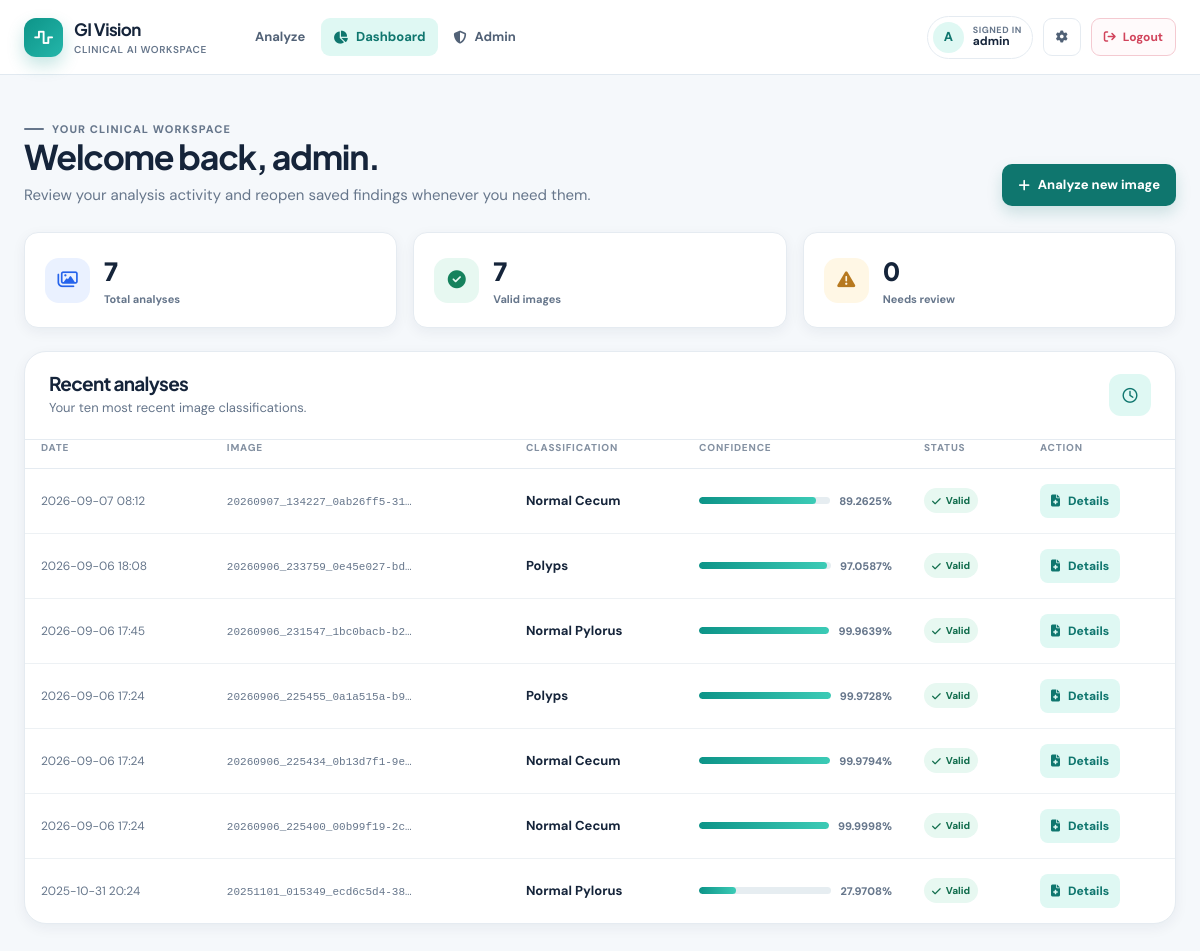
The app's page /dashboard (signed in) with its own data.
### tables this page shows
CREATE TABLE predictions (
            id INTEGER PRIMARY KEY AUTOINCREMENT,
            user_id INTEGER,
            filename TEXT,
            prediction TEXT,
            confidence REAL,
            is_valid_image INTEGER DEFAULT 1,
            created_at TIMESTAMP DEFAULT CURRENT_TIMESTAMP,
            FOREIGN KEY (user_id) REFERENCES users (id)
        );

### app.py (the view)
@app.route('/dashboard')
@login_required
def dashboard():
    try:
        conn = sqlite3.connect('users.db')
        conn.row_factory = sqlite3.Row
        cursor = conn.cursor()
        predictions = cursor.execute(
            'SELECT * FROM predictions WHERE user_id = ? ORDER BY created_at DESC LIMIT 10',
            (session['user_id'],)
        ).fetchall()
        predictions = [dict(prediction) for prediction in predictions]
        for prediction in predictions:
            prediction['confidence'] = normalize_confidence(prediction['confidence'])
        total_predictions = cursor.execute(
            'SELECT COUNT(*) FROM predictions WHERE user_id = ?',
            (session['user_id'],)
        ).fetchone()[0]
        valid_predictions = cursor.execute(
            'SELECT COUNT(*) FROM predictions WHERE user_id = ? AND is_valid_image = 1',
            (session['user_id'],)
        ).fetchone()[0]
        conn.close()
        print(f"Dashboard - User ID: {session.get('user_id')}")
        print(f"Dashboard - Total Predictions: {total_predictions}")
        print(f"Dashboard - Valid Predictions: {valid_predictions}")
        print(f"Dashboard - Predictions Found: {len(predictions) if predictions else 0}")
        return render_template('dashboard.html',
                               predictions=predictions,
                               total_predictions=total_predictions,
                               valid_predictions=valid_predictions)
    except Exception as e:
        print(f"Dashboard error: {e}")
        flash('Error loading dashboard.', 'danger')
        return redirect(url_for('upload_file'))

### app.py (called while the page is built, shortened)
def normalize_confidence(value):
    try:
        confidence = float(value)
    except (TypeError, ValueError):
        return 0.0
    return confidence if np.isfinite(confidence) else 0.0

@app.before_request
def invalidate_previous_server_sessions():
    if (
        session.get('user_id') is not None
        and session.get('server_session_id') != SERVER_SESSION_ID
    ):
        session.clear()

def login_required(f):
    @wraps(f)
    def decorated_function(*args, **kwargs):
        if 'user_id' not in session:
            flash('Please log in to access this page.', 'warning')
            return redirect(url_for('login'))
        return f(*args, **kwargs)
    return decorated_function

### templates/dashboard.html (shortened to what this page needs)
{% extends "base.html" %}
{% set nav_active = 'dashboard' %}
{% block content %}
<div class="page-heading">
    <div>
        <p class="eyebrow"><span></span> Your clinical workspace</p>
        <h1>Welcome back, {{ session.get('username', 'Clinician') }}.</h1>
        <p>Review your analysis activity and reopen saved findings whenever you need them.</p>
    </div>
    <a class="button" href="{{ url_for('upload_file') }}"><i class="fa-solid fa-plus"></i> Analyze new image</a>
</div>
<section class="stat-grid" aria-label="Analysis summary">
    <article class="stat-card"><span class="stat-card__icon"><i class="fa-regular fa-images"></i></span><span><strong class="stat-card__value">{{ total_predictions or 0 }}</strong><small class="stat-card__label">Total analyses</small></span></article>
    <article class="stat-card"><span class="stat-card__icon"><i class="fa-solid fa-circle-check"></i></span><span><strong class="stat-card__value">{{ valid_predictions or 0 }}</strong><small class="stat-card__label">Valid images</small></span></article>
    <article class="stat-card"><span class="stat-card__icon"><i class="fa-solid fa-triangle-exclamation"></i></span><span><strong class="stat-card__value">{{ (total_predictions or 0) - (valid_predictions or 0) }}</strong><small class="stat-card__label">Needs review</small></span></article>
</section>
<section class="panel panel--flush">
    <div class="panel__head">
        <div class="section-heading" style="margin: 0;">
            <div><h2>Recent analyses</h2><p>Your ten most recent image classifications.</p></div>
        </div>
        <span class="icon-box"><i class="fa-regular fa-clock"></i></span>
    </div>
    <div class="panel__body">
        {% if predictions %}
        <div class="table-wrap">
            <table class="data-table">
                <thead><tr><th>Date</th><th>Image</th><th>Classification</th><th>Confidence</th><th>Status</th><th>Action</th></tr></thead>
                <tbody>
                    {% for pred in predictions %}
                    <tr>
                        <td class="cell-muted">{{ pred['created_at'][:16] }}</td>
                        <td><span class="file-name" title="{{ pred['filename'] }}">{{ pred['filename'] }}</span></td>
                        <td class="cell-main">{{ pred['prediction'].replace('-', ' ').title() }}</td>
                        <td>
                            {% if pred['is_valid_image'] == 1 %}
                            <div class="confidence"><span class="confidence__track"><span class="confidence__bar" style="width: {{ "%.4f"|format(pred['confidence'] * 100) }}%;"></span></span><small>{{ "%.4f"|format(pred['confidence'] * 100) }}%</small></div>
                            {% else %}<span class="cell-muted">Not available</span>{% endif %}
                        </td>
                        <td>{% if pred['is_valid_image'] == 1 %}<span class="badge badge--valid"><i class="fa-solid fa-check"></i> Valid</span>{% else %}<span class="badge badge--invalid"><i class="fa-solid fa-xmark"></i> Invalid</span>{% endif %}</td>
                        <td>{% if pred['is_valid_image'] == 1 %}<a class="button--secondary button--small" href="{{ url_for('analysis_details', analysis_id=pred['id']) }}"><i class="fa-solid fa-file-medical"></i> Details</a>{% else %}<span class="cell-muted">—</span>{% endif %}</td>
                    </tr>
                    {% endfor %}
                </tbody>
            </table>
        </div>
        {% endif %}
    </div>
</section>
{% endblock %}

### records on screen
predictions: created_at "2026-09-07 08:12", filename "20260907_134227_0ab26ff5-31…", prediction.replace "Normal Cecum", pred['confidence']*100 "89.2625", is_valid_image 1 (drawn)
predictions: created_at "2026-09-06 18:08", filename "20260906_233759_0e45e027-bd…", prediction.replace "Polyps", pred['confidence']*100 "97.0587", is_valid_image 1 (drawn)
predictions: created_at "2026-09-06 17:45", filename "20260906_231547_1bc0bacb-b2…", prediction.replace "Normal Pylorus", pred['confidence']*100 "99.9639", is_valid_image 1 (drawn)
predictions: created_at "2026-09-06 17:24", filename "20260906_225455_0a1a515a-b9…", prediction.replace "Polyps", pred['confidence']*100 "99.9728", is_valid_image 1 (drawn)
predictions: created_at "2026-09-06 17:24", filename "20260906_225434_0b13d7f1-9e…", prediction.replace "Normal Cecum", pred['confidence']*100 "99.9794", is_valid_image 1 (drawn)
predictions: created_at "2026-09-06 17:24", filename "20260906_225400_00b99f19-2c…", prediction.replace "Normal Cecum", pred['confidence']*100 "99.9998", is_valid_image 1 (drawn)
predictions: created_at "2025-10-31 20:24", filename "20251101_015349_ecd6c5d4-38…", prediction.replace "Normal Pylorus", pred['confidence']*100 "27.9708", is_valid_image 1 (drawn)

### other values on screen
{{ session.get('username', 'U')[0]|upper }} "A"
{{ session.get('username', 'User') }} "admin"
{{ session.get('username', 'Clinician') }} "admin"
{{ total_predictions or 0 }} "7"
{{ valid_predictions or 0 }} "7"
{{ (total_predictions or 0) - (valid_predictions or 0) }} "0"
